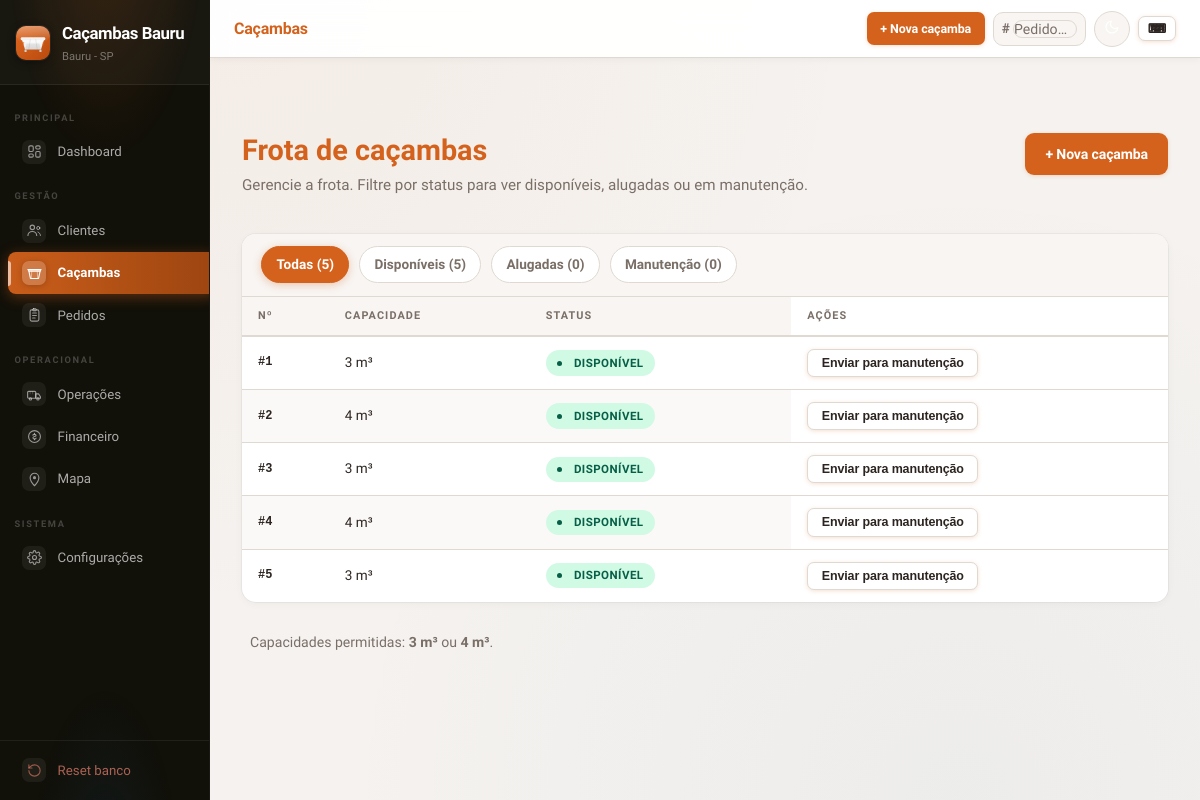
The app's page /cacambas with its own data.
### tables this page shows
CREATE TABLE cacambas (
            id INTEGER PRIMARY KEY AUTOINCREMENT,
            codigo TEXT NOT NULL UNIQUE,
            capacidade_m3 INTEGER NOT NULL,
            status TEXT NOT NULL DEFAULT 'disponivel'
        );

### app.py (the view)
@app.route("/cacambas")
def cacambas():
    f = request.args.get("f","")
    conn = get_conn()
    q = "SELECT id,codigo,capacidade_m3,status FROM cacambas"
    params = ()
    if f in ("disponivel","em_uso","manutencao"):
        q += " WHERE status=?"
        params = (f,)
    q += " ORDER BY CASE WHEN codigo GLOB '[0-9]*' THEN CAST(codigo AS INTEGER) ELSE 999999 END,codigo"
    rows = conn.execute(q, params).fetchall()
    tots = {r["status"]: r["n"] for r in conn.execute(
        "SELECT status, COUNT(*) AS n FROM cacambas GROUP BY status"
    ).fetchall()}
    total = conn.execute("SELECT COUNT(*) FROM cacambas").fetchone()[0]
    conn.close()
    return render_template("cacambas.html", cacambas=rows, filtro=f,
        n_disp=tots.get("disponivel",0), n_uso=tots.get("em_uso",0),
        n_manut=tots.get("manutencao",0), total=total)

### app.py (called while the page is built, shortened)
@app.template_filter("status_label")
def status_label_filter(code):
    if not code:
        return "—"
    return STATUS_LABELS.get(code, str(code).replace("_", " ").title())

def _dias_locacao(config=None):
    if config is None:
        config = _get_config()
    try:
        return max(1, min(int(config.get("dias_locacao","7")), 30))
    except ValueError:
        return 7

@app.context_processor
def inject_global_context():
    cfg = load_config()
    cached_sb = cache_get("sidebar_stats")
    motoristas = cache_get("motoristas")
    if motoristas is None:
        conn = get_conn()
        motoristas = [r["nome"] for r in conn.execute("SELECT nome FROM motoristas ORDER BY nome").fetchall()]
        conn.close()
        cache_set("motoristas", motoristas)
    return {
        "empresa_nome": cfg.get("empresa_nome", "Caçambas Bauru"),
        "empresa_fone": cfg.get("empresa_fone", ""),
        "dias_locacao": _dias_locacao(cfg),
        "motoristas": motoristas,
        "stats_sidebar": cached_sb,
        "status_labels": STATUS_LABELS,
        "enable_reset": ENABLE_RESET,
        "auth_enabled": bool(APP_PASSWORD),
        "valores_locacao": valores_locacao(cfg),
    }

@app.before_request
def _auth_gate():
    if not APP_PASSWORD:
        return
    if request.endpoint in (None, "static", "login"):
        return
    if session.get("authed"):
        return
    return redirect(url_for("login", next=request.path))

### database.py (called while the page is built)
def get_conn():
    conn = sqlite3.connect(DB_PATH)
    conn.row_factory = sqlite3.Row
    conn.execute("PRAGMA foreign_keys = ON")
    conn.execute("PRAGMA journal_mode = WAL")
    conn.execute("PRAGMA synchronous = NORMAL")
    conn.execute("PRAGMA temp_store = MEMORY")
    conn.create_function("NORM", 1, _norm)
    return conn

### erp_helpers.py (called while the page is built)
def cache_get(key):
    item = _CACHE.get(key)
    if not item:
        return None
    if time.time() - item["ts"] > _CACHE_TTL:
        del _CACHE[key]
        return None
    return item["data"]

def valores_locacao(cfg=None):
    if cfg is None:
        cfg = load_config()
    out = {}
    for cap in CAPACIDADES_M3:
        key = f"valor_locacao_{cap}m3"
        try:
            out[cap] = float(cfg.get(key, VALORES_LOCACAO.get(cap, 0)))
        except (TypeError, ValueError):
            out[cap] = float(VALORES_LOCACAO.get(cap, 0))
    return out

### templates/cacambas.html (shortened to what this page needs)
{% extends "base.html" %}
{% block topbar_title %}Caçambas{% endblock %}
{% block topbar_actions %}<a class="btn btn-sm" href="{{ url_for('cacamba_nova') }}">+ Nova caçamba</a>{% endblock %}
{% block content %}
<section class="page-head">
  <div>
    <h2>Frota de caçambas</h2>
    <p>Gerencie a frota. Filtre por status para ver disponíveis, alugadas ou em manutenção.</p>
  </div>
  <a class="btn" href="{{ url_for('cacamba_nova') }}">+ Nova caçamba</a>
</section>
<div class="card table-wrap">
  <div class="filtros-bar">
    <a href="{{ url_for('cacambas') }}" class="filtro-chip {% if not filtro %}ativo{% endif %}">Todas ({{ total }})</a>
    <a href="{{ url_for('cacambas', f='disponivel') }}" class="filtro-chip {% if filtro=='disponivel' %}ativo ok{% endif %}">Disponíveis ({{ n_disp }})</a>
    <a href="{{ url_for('cacambas', f='em_uso') }}" class="filtro-chip {% if filtro=='em_uso' %}ativo alerta{% endif %}">Alugadas ({{ n_uso }})</a>
    <a href="{{ url_for('cacambas', f='manutencao') }}" class="filtro-chip {% if filtro=='manutencao' %}ativo{% endif %}">Manutenção ({{ n_manut }})</a>
  </div>
  {% if cacambas %}
  <table class="tabela-dados">
    <thead>
      <tr><th>Nº</th><th>Capacidade</th><th>Status</th><th>Ações</th></tr>
    </thead>
    <tbody>
      {% for c in cacambas %}
      <tr>
        <td class="mono"><strong>#{{ c.codigo }}</strong></td>
        <td>{{ c.capacidade_m3 }} m³</td>
        <td><span class="status-chip status-{{ c.status }}">{{ c.status | status_label }}</span></td>
        <td>
          {% if c.status == 'disponivel' %}
          <form class="inline-form" method="post" action="{{ url_for('cacamba_manutencao', cid=c.id) }}">
            <button class="btn btn-sec btn-sm">Enviar para manutenção</button>
          </form>
          {% elif c.status == 'manutencao' %}
          <form class="inline-form" method="post" action="{{ url_for('cacamba_disponivel', cid=c.id) }}">
            <button class="btn btn-ok btn-sm">Liberar</button>
          </form>
          {% endif %}
        </td>
      </tr>
      {% endfor %}
    </tbody>
  </table>
  {% else %}
  <div class="empty-state">Nenhuma caçamba{% if filtro %} com este status{% endif %}.</div>
  {% endif %}
</div>
<p class="hint" style="padding:0 .5rem">Capacidades permitidas: <strong>3 m³</strong> ou <strong>4 m³</strong>.</p>
{% endblock %}

### records on screen
cacambas: codigo "1", capacidade_m3 "3", status|status_label "DISPONÍVEL"
cacambas: codigo "2", capacidade_m3 "4", status|status_label "DISPONÍVEL"
cacambas: codigo "3", capacidade_m3 "3", status|status_label "DISPONÍVEL"
cacambas: codigo "4", capacidade_m3 "4", status|status_label "DISPONÍVEL"
cacambas: codigo "5", capacidade_m3 "3", status|status_label "DISPONÍVEL"

### other values on screen
{{ empresa_nome or 'Cacambas' }} "Caçambas Bauru"
{{ empresa_fone or 'Bauru - SP' }} "Bauru - SP"
{{ total }} "5"
{{ n_disp }} "5"
{{ n_uso }} "0"
{{ n_manut }} "0"
